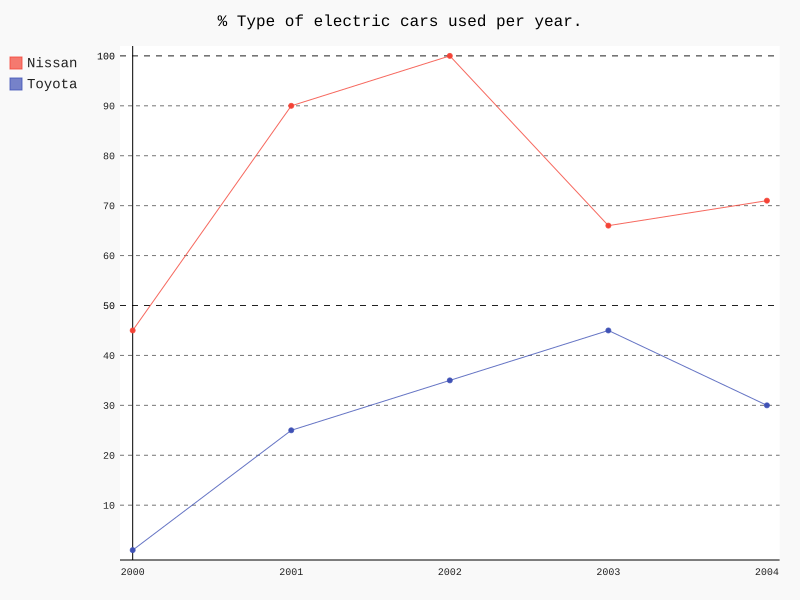

The script that drew this image:
#!/usr/bin/env python

import pygal

gm = pygal.Line()
gm.title = '% Type of electric cars used per year.'
gm.x_labels = ['2000', '2001', '2002', '2003', '2004']
gm.add('Nissan', [45, 90, 100, 66, 71])
gm.add('Toyota', [1, 25, 35, 45, 30])

gm.render_to_file('flask.svg')
